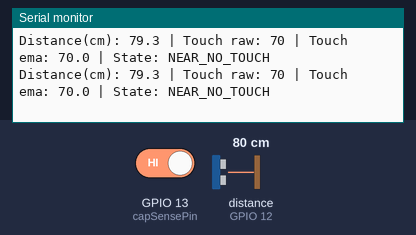
The sketch below on a simulated ESP32. Parts: the last lines printed to the serial monitor. Wiring (inferred from the names in the program): ultrasonic range finder: trigger GPIO 14; echo GPIO 12. The inputs (shaded band) are chosen by the test bench; at power-on: GPIO 13 (capSensePin) HIGH, distance to the obstacle (sensor on GPIO 12) 80 cm. The echo pulse lasts 58.3 µs per cm; WiFi joins after 1.5 s; servers stay silent unless stated.

Above: at 2.7 s.
2.8 s: GPIO 13 (capSensePin) driven LOW
At 3.68 s:
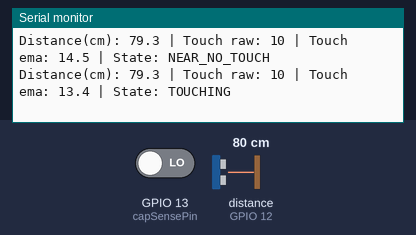
5.1 s: distance to the obstacle (sensor on GPIO 12) set to 2 cm
At 5.17 s:
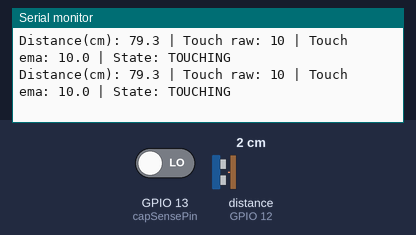
6.6 s: distance to the obstacle (sensor on GPIO 12) set to 4 cm
At 6.62 s:
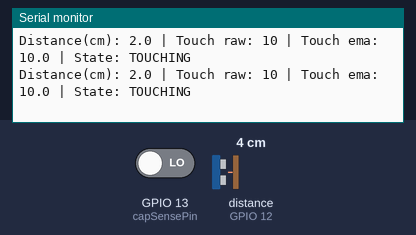
8.1 s: GPIO 13 (capSensePin) driven HIGH
At 8.21 s:
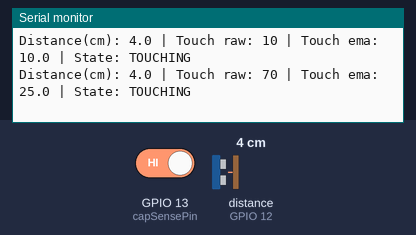
Timing chart, 0 to 10.6 s (numbered marks = the images above; inputs shaded):
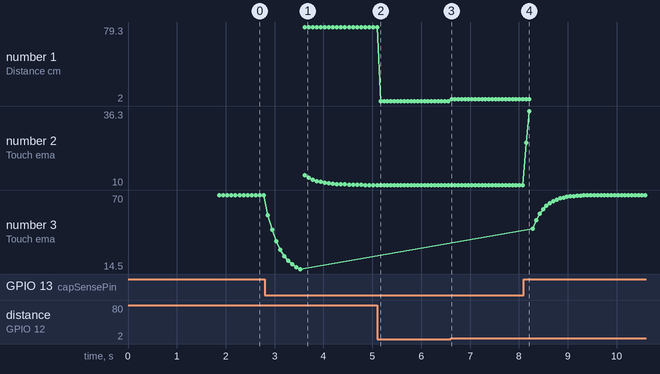

Measured:
- after the input at 2.8 s, the serial monitor: prints a new line after 0.06 s (image 1)
- after the input at 8.1 s, the serial monitor: prints a new line after 0.05 s (image 4)
- plotted number 1: 79.3 → 2 after the input at 5.1 s, 2 → 4 after the input at 6.6 s
- plotted number 2: 10 → 36.3 after the input at 8.1 s
- plotted number 3: 70 → 14.5 after the input at 2.8 s, 14.5 → 70 after the input at 8.1 s

The sketch:

esp32Code.ino
```cpp
#include <WiFi.h>
#include <WiFiUdp.h>

// WIFI and UDP DEFINITIONS
const char* WIFI_SSID = "yale wireless";
const char* WIFI_PASS = "";
const char* PI_IP     = "10.67.74.76";
const uint16_t PI_PORT = 4210;

WiFiUDP udp;

// PIN DEFINITIONS
const int trigPin = 14;   // Ultrasonic TRIG pin
const int echoPin = 12;   // Ultrasonic ECHO pin (level-shift to 3.3V!)
int capSensePin   = 13;   // ESP32 capacitive touch pin
int touchedCutoff = 17;   // Your baseline

// ULTRASONIC CONSTANTS FOR DISTNACE SENSOR
#define SOUND_SPEED 0.034            // cm
const float ENTER_DISTANCE_CM = 100; // Enter when <= 100 cm
const float EXIT_DISTANCE_CM  = 110; // Exit when > 110 cm

// VARIABLES
long duration;
float distanceCm;
int touchValue;
bool nearState = false;
bool touchDetected = false;

// DEBOUNCING VARIABLES
float ema = 0.0f;
const float ALPHA = 0.25f;       // (higher = snappier)
int stableTouch = 0, stableNoTouch = 0;
const int TOUCH_DEBOUNCE_N = 3;  // require 3 consecutive TOUCH samples to flip
int stableNear = 0, stableNoNear = 0;
const int NEAR_DEBOUNCE_N = 5;  // require 5 consecutive NEAR samples to flip

// HELPERS
void wifiConnect() {
  if (WiFi.status() == WL_CONNECTED) return;
  WiFi.mode(WIFI_STA);
  WiFi.begin(WIFI_SSID, WIFI_PASS);
  while (WiFi.status() != WL_CONNECTED) { delay(300); }
}

void sendUDP(const char* state) {
  char payload[128];
  snprintf(payload, sizeof(payload),
           "{\"state\":\"%s\",\"cm\":%.1f,\"touch\":%d,\"near\":%d,\"touched\":%d}",
           state, distanceCm, touchValue, nearState?1:0, touchDetected?1:0);
  udp.beginPacket(PI_IP, PI_PORT);
  udp.print(payload);
  udp.endPacket();
}

// Ultrasonic read for distance sensor
float readDistanceCmSingle() {
  digitalWrite(trigPin, LOW); delayMicroseconds(2);
  digitalWrite(trigPin, HIGH); delayMicroseconds(10);
  digitalWrite(trigPin, LOW);
  long d = pulseIn(echoPin, HIGH, 30000);             // timeout ~30 ms
  if (d <= 0) return 9999.0f;
  return (d * SOUND_SPEED) / 2.0f;
}

// Median filter to smooth out distance spikes when reading in
float median3(float a, float b, float c){
  if (a>b) { float t=a; a=b; b=t; }
  if (b>c) { float t=b; b=c; c=t; }
  if (a>b) { float t=a; a=b; b=t; }
  return b;
}

float readDistSmoothedCm(){
  float d1 = readDistanceCmSingle(); delay(8);
  float d2 = readDistanceCmSingle(); delay(8);
  float d3 = readDistanceCmSingle();
  float m = median3(d1,d2,d3);
  if (m <= 0 || m > 500) m = 9999.0f; // clamp outliers
  return m;
}

void setup() {
  Serial.begin(115200);
  pinMode(trigPin, OUTPUT);
  pinMode(echoPin, INPUT);

  wifiConnect();
  udp.begin(0);

  // init EMA with first touch read
  ema = touchRead(capSensePin);
  Serial.println("System Started...");
}

// MAIN LOOP
void loop() {
  if (WiFi.status() != WL_CONNECTED) wifiConnect();

  // read in smoothed ultrasonic distance
  distanceCm = readDistSmoothedCm();

  // set NEAR detection
bool sensedNear = false;

// determine if in reactive distance
if (nearState) {
  // Currently in NEAR state, look for EXIT condition
  sensedNear = !(distanceCm > EXIT_DISTANCE_CM);  // true unless clearly far
} else {
  // Currently OUT_OF_RANGE, look for ENTER condition
  sensedNear = (distanceCm > 0 && distanceCm <= ENTER_DISTANCE_CM);
}

// Distance debouncing counting logic
if (sensedNear) {
  stableNear++;
  stableNoNear = 0;
} else {
  stableNoNear++;
  stableNear = 0;
}

// Only change state after 5 stable readings
if (!nearState && stableNear >= NEAR_DEBOUNCE_N) {
  nearState = true;
}
if (nearState && stableNoNear >= NEAR_DEBOUNCE_N) {
  nearState = false;
}


  // Touch debouncing logic
  touchValue = touchRead(capSensePin);
  ema = ALPHA * touchValue + (1.0f - ALPHA) * ema;
  bool sensedNow = ((int)ema <= touchedCutoff); // your requested logic

  if (sensedNow) { stableTouch++; stableNoTouch = 0; }
  else           { stableNoTouch++; stableTouch = 0; }

  //Only change state after 3 stable readings
  if (!touchDetected && stableTouch   >= TOUCH_DEBOUNCE_N) touchDetected = true;
  if ( touchDetected && stableNoTouch >= TOUCH_DEBOUNCE_N) touchDetected = false;

  // STATESS
  const char* stateStr;
  if (!nearState) {
    stateStr = "OUT_OF_RANGE";
  } else if (nearState && !touchDetected) {
    stateStr = "NEAR_NO_TOUCH";
  } else {
    stateStr = "TOUCHING";
  }

  // SERIAL PRINTS
  Serial.print("Distance(cm): ");
  Serial.print(distanceCm, 1);
  Serial.print(" | Touch raw: ");
  Serial.print(touchValue);
  Serial.print(" | Touch ema: ");
  Serial.print(ema, 1);
  Serial.print(" | State: ");
  Serial.println(stateStr);

  // SEND UDP
  sendUDP(stateStr);

  delay(50); // ~20 Hz updates
}
```
